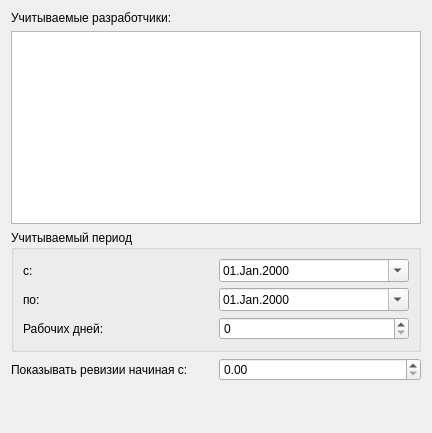
<?xml version="1.0" encoding="UTF-8"?>
<ui version="4.0">
 <class>LocalSettingsPage</class>
 <widget class="QWizardPage" name="LocalSettingsPage">
  <property name="geometry">
   <rect>
    <x>0</x>
    <y>0</y>
    <width>432</width>
    <height>433</height>
   </rect>
  </property>
  <property name="windowTitle">
   <string>WizardPage</string>
  </property>
  <property name="title">
   <string>Рабочее время</string>
  </property>
  <layout class="QVBoxLayout" name="verticalLayout_3">
   <item>
    <widget class="QLabel" name="label">
     <property name="text">
      <string>Учитываемые разработчики:</string>
     </property>
    </widget>
   </item>
   <item>
    <widget class="QTableWidget" name="developersList">
     <property name="selectionMode">
      <enum>QAbstractItemView::NoSelection</enum>
     </property>
     <property name="columnCount">
      <number>0</number>
     </property>
     <attribute name="verticalHeaderVisible">
      <bool>true</bool>
     </attribute>
    </widget>
   </item>
   <item>
    <layout class="QVBoxLayout" name="verticalLayout_2">
     <item>
      <widget class="QGroupBox" name="groupBox">
       <property name="title">
        <string>Учитываемый период</string>
       </property>
       <layout class="QVBoxLayout" name="verticalLayout">
        <item>
         <layout class="QHBoxLayout" name="horizontalLayout">
          <item>
           <widget class="QLabel" name="label_2">
            <property name="text">
             <string>с:</string>
            </property>
           </widget>
          </item>
          <item>
           <widget class="QDateEdit" name="dateFrom">
            <property name="displayFormat">
             <string>dd.MMM.yyyy</string>
            </property>
            <property name="calendarPopup">
             <bool>true</bool>
            </property>
           </widget>
          </item>
         </layout>
        </item>
        <item>
         <layout class="QHBoxLayout" name="horizontalLayout_2">
          <item>
           <widget class="QLabel" name="label_3">
            <property name="text">
             <string>по:</string>
            </property>
           </widget>
          </item>
          <item>
           <widget class="QDateEdit" name="dateTo">
            <property name="displayFormat">
             <string>dd.MMM.yyyy</string>
            </property>
            <property name="calendarPopup">
             <bool>true</bool>
            </property>
           </widget>
          </item>
         </layout>
        </item>
        <item>
         <layout class="QHBoxLayout" name="horizontalLayout_3">
          <item>
           <widget class="QLabel" name="label_4">
            <property name="text">
             <string>Рабочих дней:</string>
            </property>
           </widget>
          </item>
          <item>
           <widget class="QSpinBox" name="workingDays"/>
          </item>
         </layout>
        </item>
       </layout>
      </widget>
     </item>
     <item>
      <layout class="QHBoxLayout" name="horizontalLayout_4">
       <item>
        <widget class="QLabel" name="label_5">
         <property name="text">
          <string>Показывать ревизии начиная с:</string>
         </property>
        </widget>
       </item>
       <item>
        <widget class="QDoubleSpinBox" name="minRevHrsSpinBox"/>
       </item>
      </layout>
     </item>
     <item>
      <spacer name="verticalSpacer">
       <property name="orientation">
        <enum>Qt::Vertical</enum>
       </property>
       <property name="sizeHint" stdset="0">
        <size>
         <width>20</width>
         <height>40</height>
        </size>
       </property>
      </spacer>
     </item>
    </layout>
   </item>
  </layout>
 </widget>
 <resources/>
 <connections/>
</ui>
